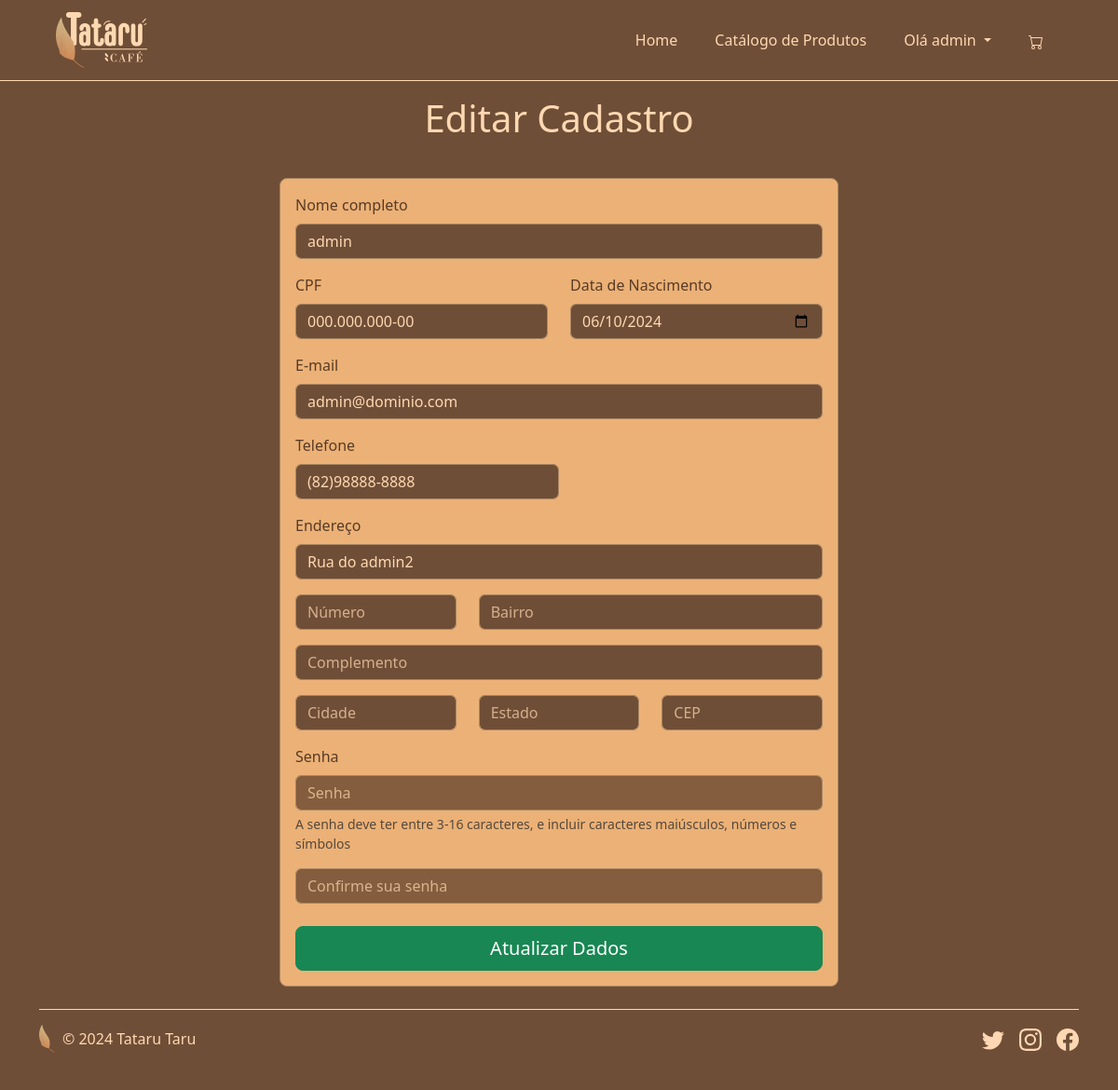
The app's page /cadastro.php (signed in) with its own data.
### tables this page shows
CREATE TABLE `clientes` (
  `id` bigint(20) UNSIGNED NOT NULL,
  `nome` varchar(70) NOT NULL,
  `cpf` varchar(11) NOT NULL,
  `data_nascimento` date NOT NULL,
  `email` varchar(100) NOT NULL,
  `telefone` varchar(11) NOT NULL,
  `endereco_logradouro` varchar(100) NOT NULL,
  `endereco_numero` varchar(6) NOT NULL,
  `endereco_bairro` varchar(20) NOT NULL,
  `endereco_complemento` varchar(40) NOT NULL,
  `endereco_cidade` varchar(25) NOT NULL,
  `endereco_estado` varchar(25) NOT NULL,
  `endereco_cep` varchar(8) NOT NULL,
  `senha` varchar(255) NOT NULL
);

### cadastro.php (the view, shortened to what this page needs)
<!DOCTYPE html>
<html lang="en">
<head>
    <link href="https://cdn.jsdelivr.net/npm/bootstrap@5.3.3/dist/css/bootstrap.min.css" rel="stylesheet">
    <link rel="stylesheet" href="css/style.css">
</head>
<body class="body-general">
    <?php
    include 'navbar.php';
    include_once 'conexao.php';
    function formataStringAdc($tipo, $string) {
            if($tipo == 'cpf') {
                $parte1 = substr($string,0,3);
                $parte2 = substr($string,3,3);
                $parte3 = substr($string,6,3);
                $parte4 = substr($string,9,2);
                return $parte1. "." .$parte2. "." .$parte3."-".$parte4;
            }
            if($tipo == 'tel') {
                $parte1 = substr($string,0,2);
                $parte2 = substr($string,2,5);
                $parte3 = substr($string,7,4);
                return "(" .$parte1 .")" .$parte2 ."-" .$parte3;
            }
    }
    ?>
    <h1 class="p-3 mb-4 col-9 mx-auto text-center">
        <?php if(isset($_SESSION['user_id']) && $_SESSION['user_id'] > 0) {
            $edit_id = $_SESSION['user_id'];
            $sql = "SELECT * FROM clientes WHERE id = $_SESSION[user_id]";
            $cliente_banco = $conn->prepare($sql);
            $cliente_banco->execute();
            foreach($cliente_banco as $dado) {
                $nome = $dado['nome'];
                $cpf = formataStringAdc('cpf',$dado['cpf']);
                $data_nascimento = $dado['data_nascimento'];
                $email = $dado['email'];
                $telefone = formataStringAdc('tel',$dado['telefone']);
                $endereco_logradouro = $dado['endereco_logradouro'];
                $endereco_numero = $dado['endereco_numero'];
                $endereco_bairro = $dado['endereco_bairro'];
                $endereco_complemento = $dado['endereco_complemento'];
                $endereco_cidade = $dado['endereco_cidade'];
                $endereco_estado = $dado['endereco_estado'];
                $endereco_cep = $dado['endereco_cep'];
            }
            echo "Editar Cadastro";
        } else {
            $edit_id = -1;
            echo "Faça seu cadastro conosco e já começe a enviar seus pedidos";
        }
        ?>
    </h1>
    <form action="cadastro-realizado.php" method="POST" class="col-lg-6 col-sm-12 p-3 mx-auto rounded-3 form-custom" id="form-cadastro">
        <div class="mb-3">
            <label for="nome-completo" class="form-label">Nome completo</label>
            <input type="text" name="nome" class="form-control form-field-custom" id="nome-completo" required value="<?php if(isset($nome_index)) echo $nome_index; if($edit_id > 0) echo $nome;?>">
        </div>
        <div class="row">
            <div class="mb-3 col-lg-6 col-md-12">
                <label for="cpf" class="form-label">CPF</label>
                <input oninput="" type="text" name="cpf" id="cpf" class="form-control" value="<?php if($edit_id > 0) echo $cpf;?>">
            </div>
            <div class="mb-3 col-lg-6 col-md-12">
                <label for="data-nascimento" class="form-label">Data de Nascimento</label>
                <input type="date" name="data-nascimento" id="data-nascimento" class="form-control" value="<?php if($edit_id > 0) echo $data_nascimento;?>">
            </div>
        </div>
        <div class="mb-3">
            <label for="email" class="form-label">E-mail</label>
            <input type="email" name="email" id="email" placeholder="seuemail@dominio.com" class="form-control" required value="
            <?php
            if (isset($nome_index)) echo $email_index;
            if($edit_id > 0) echo $email;
            ?>">
        </div>
        <div class="mb-3 col-lg-6 col-sm-12">
            <label for="telefone" class="form-label">Telefone</label>
            <input type="text" name="telefone" id="telefone" class="form-control" value="<?php if($edit_id > 0) echo $telefone;?>">
        </div>
        <div class="container-fluid p-0">
            <label for="endereco" class="form-label">Endereço</label>
            <div class="mb-3">
                <input type="text" name="endereco-logradouro" id="rua-casa" placeholder="Rua" class="form-control" value="<?php if($edit_id > 0) echo $endereco_logradouro;?>">
            </div>
            <div class="row">
                <div class="mb-3 col-lg-4 col-md-12">
                    <input type="text" name="endereco-numero" id="numero-casa" placeholder="Número" class="form-control" value="<?php if($edit_id > 0) echo $endereco_numero;?>">
                </div>
                <div class="mb-3 col-lg-8 col-md-12">
                    <input type="text" name="endereco-bairro" id="bairro" placeholder="Bairro" class="form-control" value="<?php if($edit_id > 0) echo $endereco_bairro;?>">
                </div>
            </div>
            <div class="mb-3">
                <input type="text" name="endereco-complemento" id="complemento-casa" placeholder="Complemento" class="form-control" value="<?php if($edit_id > 0) echo $endereco_complemento;?>">
            </div>
            <div class="row">
                <div class="mb-3 col-lg-4 col-md-12">
                    <input type="text" name="endereco-cidade" id="cidade-casa" placeholder="Cidade" class="form-control" value="<?php if($edit_id > 0) echo $endereco_cidade;?>">
                </div>
                <div class="mb-3 col-lg-4 col-md-12">
                    <input type="text" name="endereco-estado" id="estado-casa" placeholder="Estado" class="form-control" value="<?php if($edit_id > 0) echo $endereco_estado;?>">
                </div>
                <div class="mb-3 col-lg-4 col-md-12">
                    <input type="text" name="endereco-cep" id="cep-casa" placeholder="CEP" class="form-control" value="<?php if($edit_id > 0) echo $endereco_cep;?>">
                </div>
            </div>
        </div>
        <div class="mb-3">
            <label for="senha" class="form-label">Senha</label>
            <input type="password" name="senha" id="senha" placeholder="Senha" class="form-control" required pattern="^(?=.*[A-Z])(?=.*\d)(?=.*[!@#$%^&*])[A-Za-z\d!@#$%^&*]{3,16}$" <?php if($edit_id > 0) echo "disabled";?>>
            <div class="form-text">A senha deve ter entre 3-16 caracteres, e incluir caracteres maiúsculos, números e símbolos</div>
        </div>
        <div class="mb-3">
            <input type="password" name="confirma-senha" id="confirma-senha" placeholder="Confirme sua senha" class="form-control" required <?php if($edit_id > 0) echo "disabled";?>>
        </div>
        <div class="d-grid gap-3 mt-4">
            <button type="submit" class="btn btn-success btn-lg">
                <?php if ($edit_id > 0) {
                    echo "Atualizar Dados";
                } else {
                    echo "Cadastrar";
                }?>
            </button>
        </div>
    </form>
    <?php include 'footer.php';?>
</body>
</html>

### css/style.css (style rules this page uses)
:root { --cor-de-fundo: #6F4E37; --cor-de-fundo-escura: #583b26; --cor-de-fundo-clara: #583b26b4; --cor-secundaria: #A67B5B; --cor-terciaria: #ECB176; --cor-terciaria-clara: rgba(236, 177, 118, 0.623); --cor-terciaria-clara-escura: rgba(236, 177, 118, 0.767); --cor-terciaria-clarissima: rgba(236, 177, 118, 0.247); --cor-da-fonte: #FED8B1; --cor-da-fonte-rgb: rgb(254, 216, 177); --cor-da-fonte-clara: rgba(254, 216, 177, 0.712); --cor-border: #aa8663; --cor-btn-bg: #D2649A; --cor-btn-bg-hover:#a1386b; --cor-btn-border: #00000000; --cor-btn-fonte: #ffffff; }
.body-general { background-color: var(--cor-de-fundo); color: var(--cor-da-fonte); }
.form-label { color: var(--cor-de-fundo-escura); }
.form-control { background-color: var(--cor-de-fundo); color: var(--cor-da-fonte) !important; border: 1px, solid, var(--cor-border); --bs-body-color:var(--cor-da-fonte); --bs-body-bg:var(--cor-de-fundo); --bs-secondary-color: var(--cor-da-fonte-clara); --bs-secondary-bg: var(--cor-de-fundo-clara) }
.form-custom { background-color: var(--cor-terciaria); border: 1px, solid, var(--cor-border); }
.form-field-custom { background-color: var(--cor-de-fundo); color: var(--cor-da-fonte) !important; border: 1px, solid, var(--cor-border); --bs-body-color:var(--cor-da-fonte); --bs-body-bg:var(--cor-de-fundo); }

### records on screen
clientes: nome "admin", cpf "000.000.000-00", data-nascimento "06/10/2024", email "admin@dominio.com", telefone "(82)98888-8888", endereco-logradouro "Rua do admin2"

### other values on screen
$_SESSION['user_name'] "admin"
